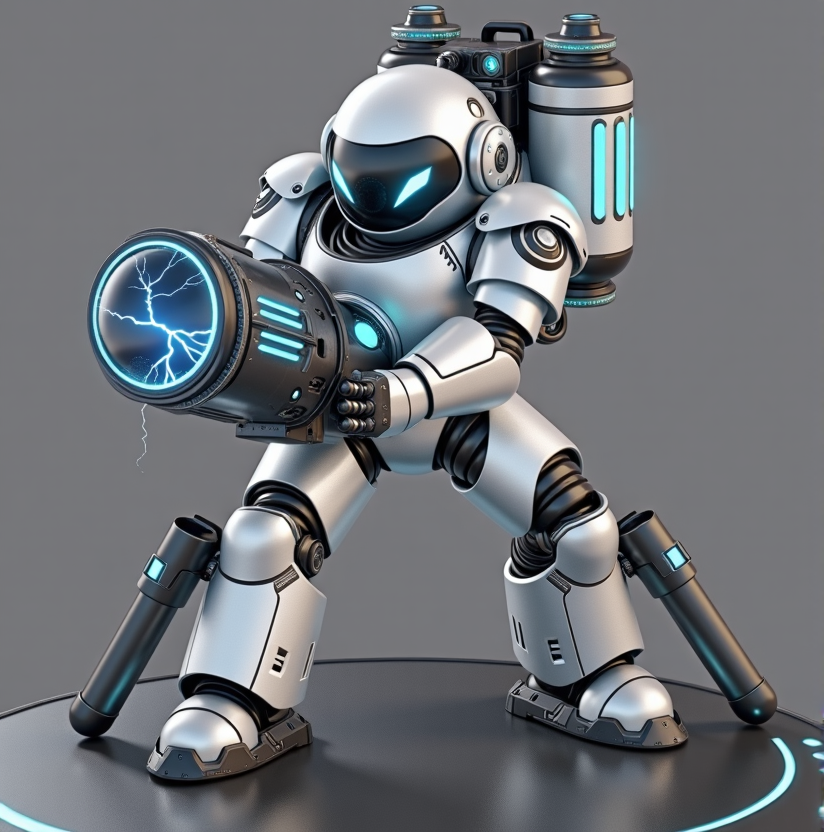
#> input picture characters/cartoon/arc-sentinel.png, 824 x 832 px
$ python crop_ref.py ../characters/cartoon/arc-sentinel.png out
#> lines starting #> are read from the running program, lines starting #| are printed output that depends on the picture
#!/usr/bin/env python3
"""Character reference images from the existing 4-side renders:
  <slug>-standing.png  — full body with the base cropped off
  <slug>-portrait.png  — face close-up (top ~20% of the body, upscaled)
Usage: python3 crop_ref.py <render_dir> <out_dir>
"""
from PIL import Image
import numpy as np
import sys, os, glob

BASE_FRAC = 0.09   # base ≈ 7.5% of the body height (bottom)
HEAD_FRAC = 0.18    # face close-up = top 20% of the body height

def alpha_bbox(a):
    ys, xs = np.where(a > 10)
    return xs.min(), xs.max(), ys.min(), ys.max()

def process(src, out_dir, slug):
#> called with src = '../characters/cartoon/arc-sentinel.png', out_dir = 'out', slug = 'arc-sentinel.png'
    img = Image.open(src).convert("RGBA")
    a = np.array(img)[:, :, 3]
#> a: shape (832, 824); every value is 255
    x0, x1, y0, y1 = alpha_bbox(a)
#> x0 = 0; x1 = 823; y0 = 0; y1 = 831
    h = y1 - y0
#> h = 831
    # standing: crop off the base (bottom)
    body_bottom = y1 - int(h * BASE_FRAC)
#> body_bottom = 757
    standing = img.crop((x0, y0, x1, body_bottom))
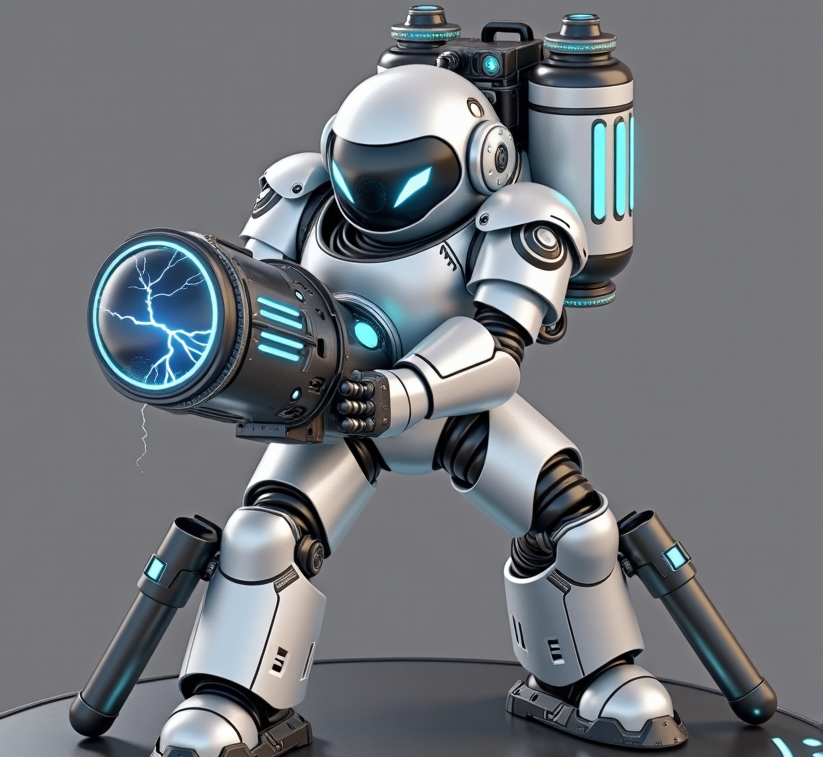
#> standing: PIL image 823x757 RGBA; mean R, G, B, A 112.1, 116.3, 121.2, 255
    standing.save(os.path.join(out_dir, slug + "-standing.png"))
    # portrait: head close-up = top HEAD_FRAC of the body, upscaled
    head_bottom = y0 + int(h * HEAD_FRAC)
#> head_bottom = 149
    portrait = img.crop((x0, y0, x1, head_bottom))
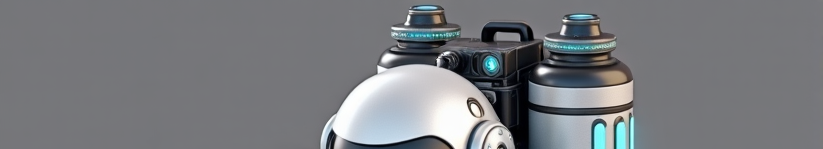
#> portrait: PIL image 823x149 RGBA; mean R, G, B, A 120.4, 122.7, 126.5, 255
    # upscale head crop to a square-ish reference
    w = portrait.width
#> w = 823
    portrait = portrait.resize((1024, 1024), Image.LANCZOS)
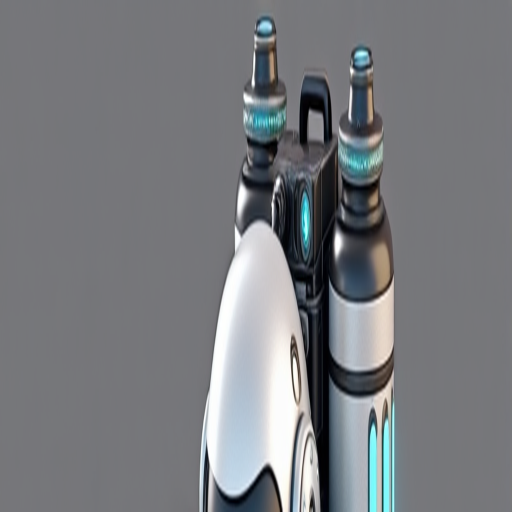
#> portrait: PIL image 1024x1024 RGBA (shown at 1/2 size); mean R, G, B, A 120.4, 122.7, 126.5, 255
    portrait.save(os.path.join(out_dir, slug + "-portrait.png"))
    print(f"{slug}: h={h} base_cut={h-int(h*BASE_FRAC)} -> standing + portrait")
#| arc-sentinel.png: h=831 base_cut=757 -> standing + portrait

def main():
    src = sys.argv[1]
    out_dir = sys.argv[2] if len(sys.argv) > 2 else "/tmp"
    os.makedirs(out_dir, exist_ok=True)
    if os.path.isdir(src):
        for f in sorted(glob.glob(os.path.join(src, "*-front.png"))):
            slug = os.path.basename(f).replace("-front.png", "")
            process(f, out_dir, slug)
    else:
        slug = os.path.basename(src).replace("-front.png", "")
        process(src, out_dir, slug)

if __name__ == "__main__":
    main()

$ run again, on characters/cartoon/kairos.png
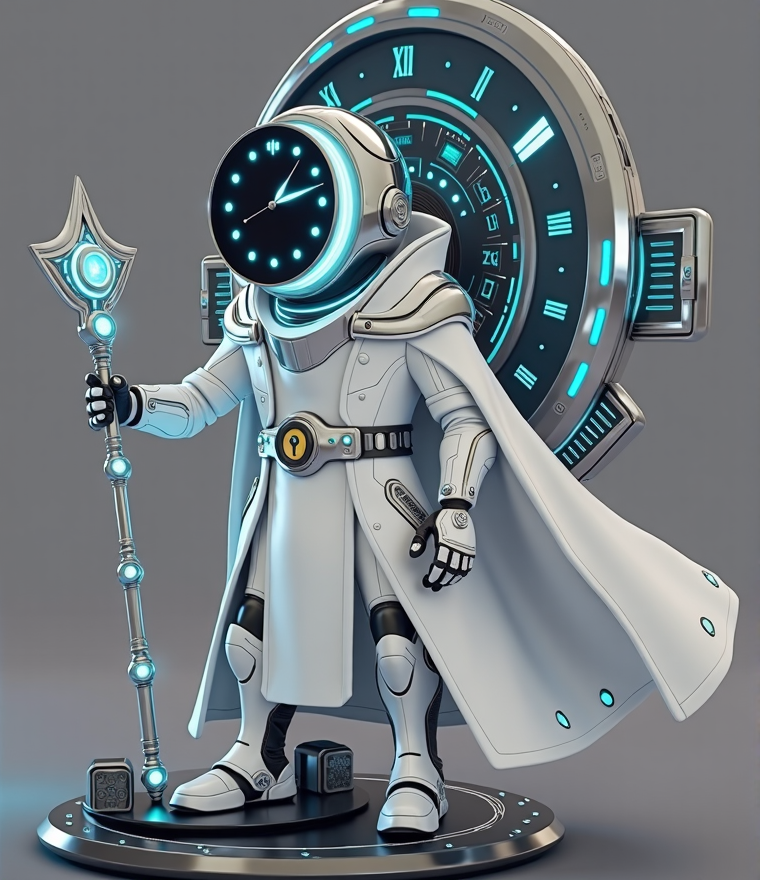
#> input picture characters/cartoon/kairos.png, 760 x 880 px
#> a: shape (880, 760); every value is 255
#> x0 = 0; x1 = 759; y0 = 0; y1 = 879
#> body_bottom = 800
#> in process, `standing = img.crop((x0, y0, x1, body_bottom))`:
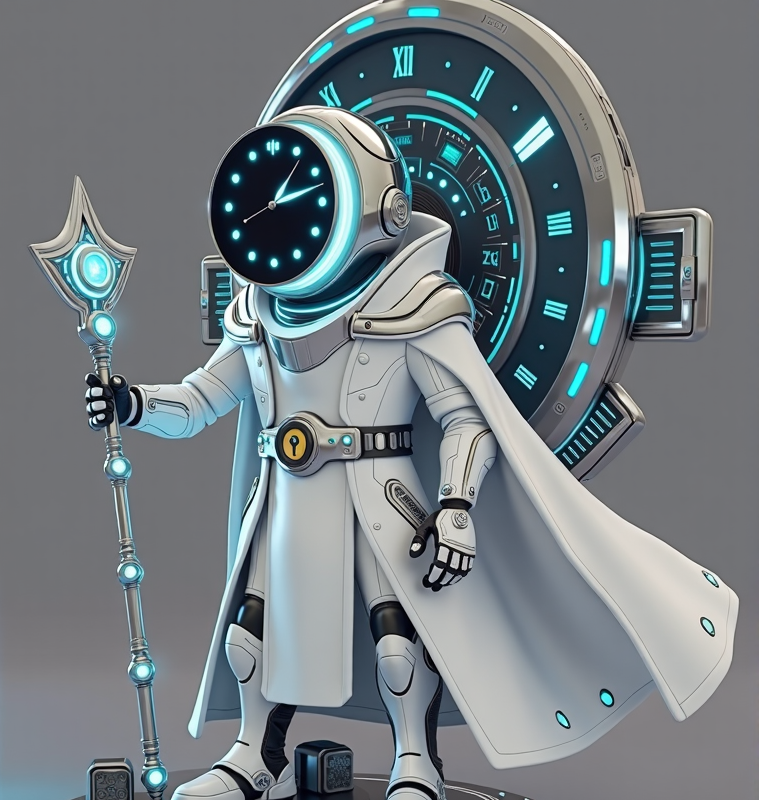
#> standing: PIL image 759x800 RGBA; mean R, G, B, A 115.9, 124.9, 129.3, 255
#> head_bottom = 158
#> in process, `portrait = portrait.resize((1024, 1024), Image.LANCZOS)`:
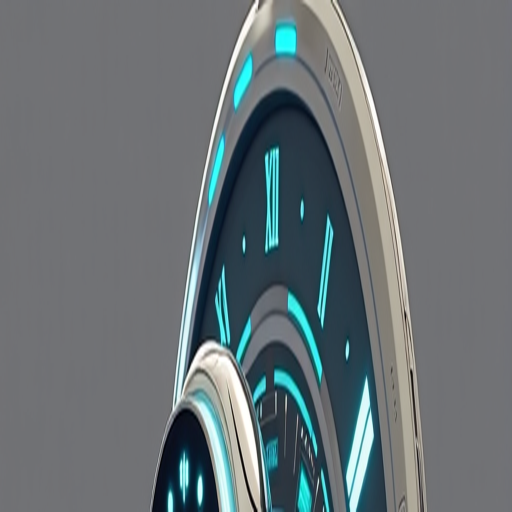
#> portrait: PIL image 1024x1024 RGBA (shown at 1/2 size); mean R, G, B, A 104.4, 113.6, 116.9, 255
#| kairos.png: h=879 base_cut=800 -> standing + portrait

$ run again, on characters/cartoon/neural-burn.png
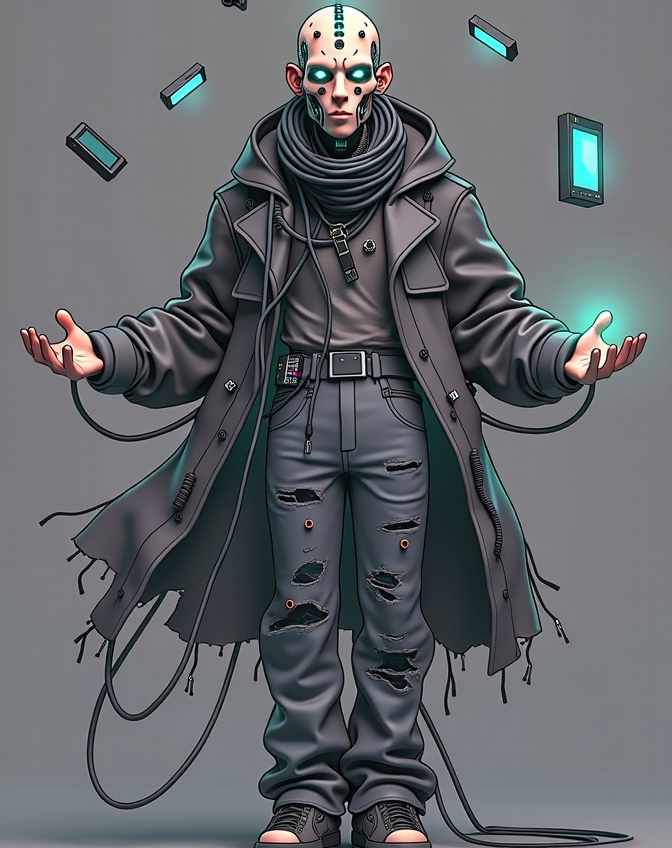
#> input picture characters/cartoon/neural-burn.png, 672 x 848 px
#> a: shape (848, 672); every value is 255
#> x0 = 0; x1 = 671; y0 = 0; y1 = 847
#> body_bottom = 771
#> in process, `standing = img.crop((x0, y0, x1, body_bottom))`:
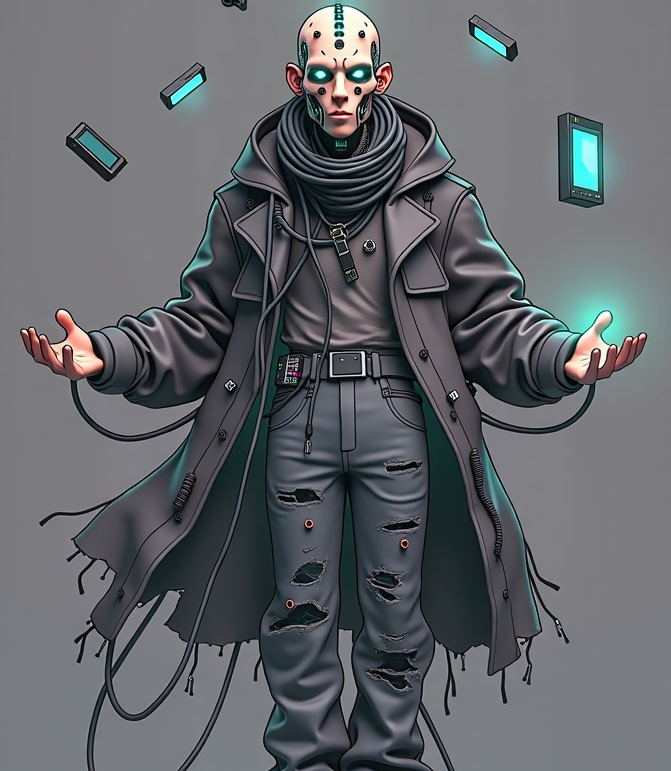
#> standing: PIL image 671x771 RGBA; mean R, G, B, A 98, 101.3, 105.5, 255
#> head_bottom = 152
#> in process, `portrait = portrait.resize((1024, 1024), Image.LANCZOS)`:
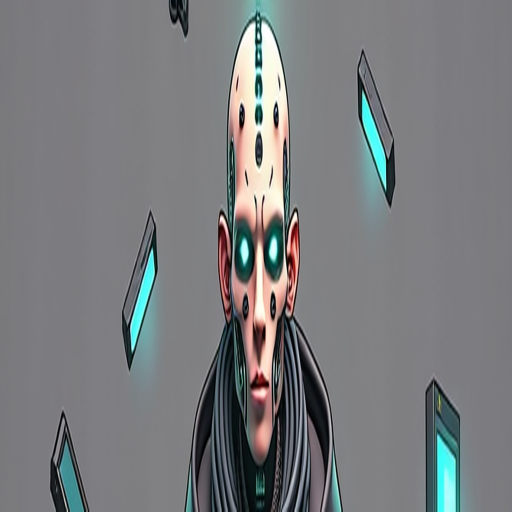
#> portrait: PIL image 1024x1024 RGBA (shown at 1/2 size); mean R, G, B, A 121.3, 123.1, 125.1, 255
#| neural-burn.png: h=847 base_cut=771 -> standing + portrait

$ run again, on characters/cartoon/nexus-commander.png
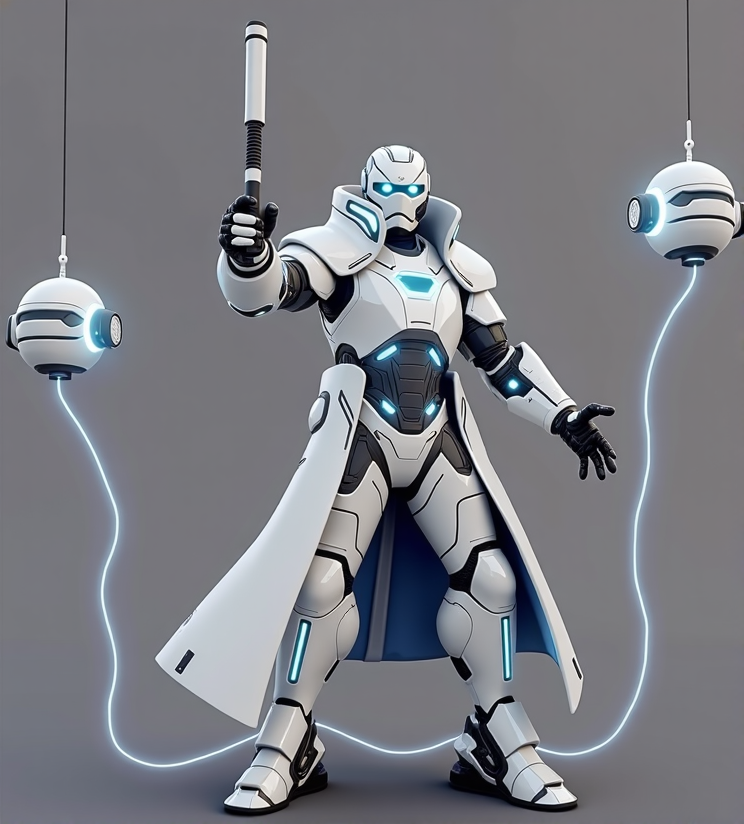
#> input picture characters/cartoon/nexus-commander.png, 744 x 824 px
#> a: shape (824, 744); every value is 255
#> x0 = 0; x1 = 743; y0 = 0; y1 = 823
#> body_bottom = 749
#> in process, `standing = img.crop((x0, y0, x1, body_bottom))`:
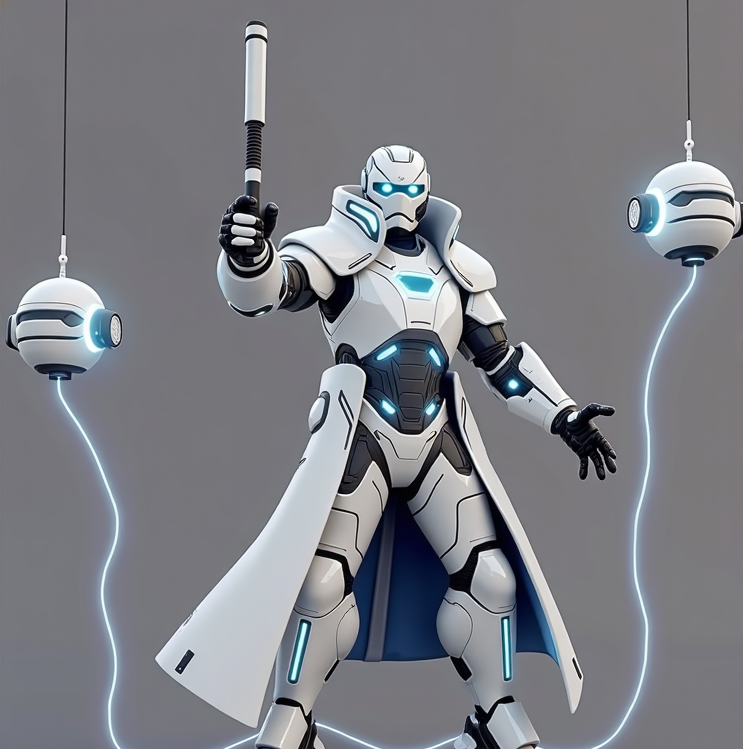
#> standing: PIL image 743x749 RGBA; mean R, G, B, A 124.5, 126.2, 132.4, 255
#> head_bottom = 148
#> in process, `portrait = portrait.resize((1024, 1024), Image.LANCZOS)`:
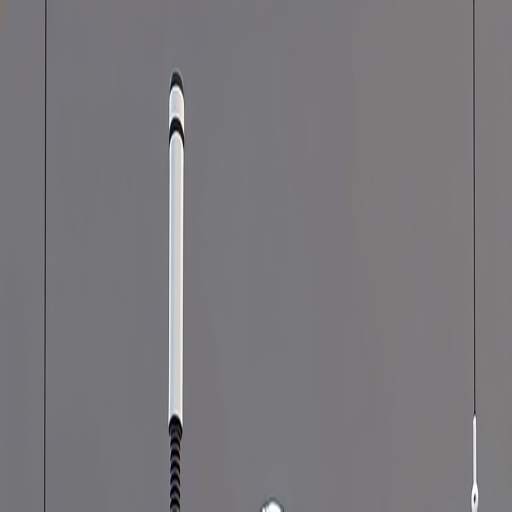
#> portrait: PIL image 1024x1024 RGBA (shown at 1/2 size); mean R, G, B, A 121.6, 120, 123.7, 255
#| nexus-commander.png: h=823 base_cut=749 -> standing + portrait
